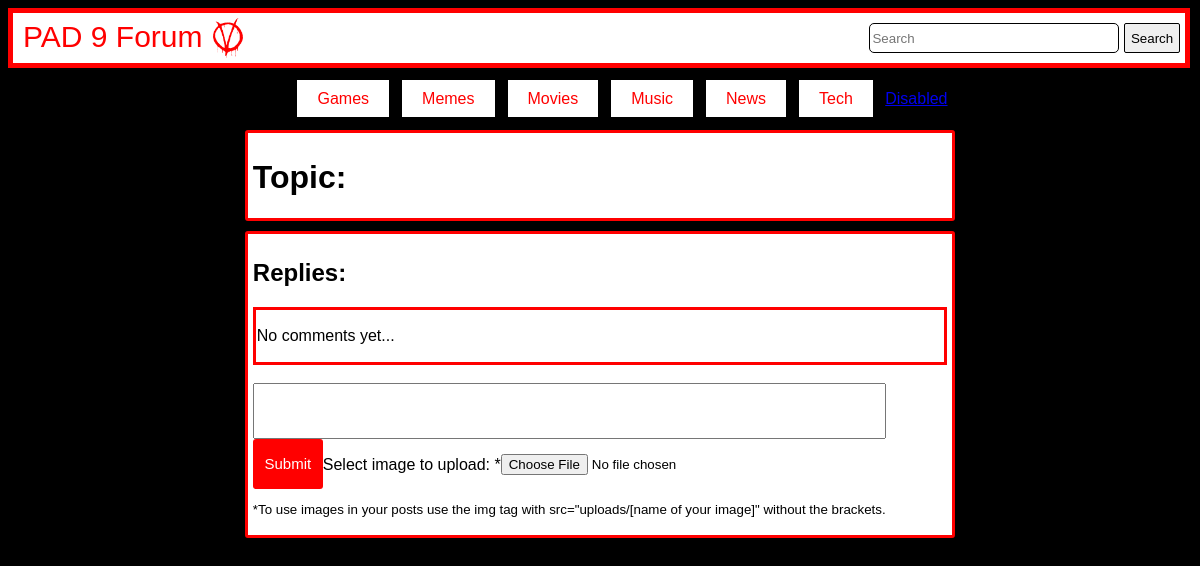
Page /Forum/topic.php?id=6 on the committed database.
### tables this page shows
CREATE TABLE categories (
cat_id      	INT(8) NOT NULL AUTO_INCREMENT,
cat_name    	VARCHAR(177) NOT NULL,
cat_description 	VARCHAR(177) NOT NULL,
UNIQUE INDEX cat_name_unique (cat_name),
PRIMARY KEY (cat_id)
);

### Forum/topic.php (the view, shortened to what this page needs)
<?php include 'connection.php' ?>
<!DOCTYPE html>
<html>
<head>
  <link rel="stylesheet" href="css/bootstrap.css" type="text/css">
  <link rel="stylesheet" href="uploadform.css" type="test/css">
</head>
<body>
  <div id="container">
    <div id="header">
      <div id="headernav">
        <a class="home" href="index.php">PAD 9 Forum</a>
      </div>
      <img src="image/Vlogo.png" style="width: 30px; height: 40px; padding-left: 10px; padding-top: 5px;">
      <div id="search">
        <form class="search">
          <input class="searchbar" type="search" placeholder="Search" aria-label="Search">
          <button class="searchbutton" type="submit">Search</button>
        </form>
      </div>
    </div>
    <div id="navbar">
      <ul>
        <?php
        $sql = "SELECT cat_id, cat_name FROM categories";
        $result = $conn->query($sql);
        if ($result->num_rows > 0) {
          while ($row = $result->fetch_assoc()) {
            echo '<li><a class="nav-item nav-link cat" href="board.php?id=' . $row["cat_id"] . '">' . $row["cat_name"] . '</a></li>';
          }
        } else {
          echo '<li class="result">0 results</li>';
        }
        ?>
        <a class="disabled" href="#" tabindex="-1" aria-disabled="true">Disabled</a>
      </ul>
    </div>
    <div id="content">
            <?php
            $i = 0;
            $id = $_GET["id"];
            $sqli = "SELECT * FROM posts JOIN topics ON (posts.post_topic = topics.topic_id) WHERE topic_id = " . $id;
            $post = $conn->query($sqli);
            if ($post->num_rows > 0) {
              while ($reply = $post->fetch_assoc()) {
                if ($i == 0) {
                  echo '<div id="post">';
                  echo '<h1>Topic:</h1> ' . $reply["topic_subject"] . '</td></tr>';
                  echo '</div>';
                  echo '<div id="replies">';
                  echo '<h2>Replies:</h2>';
                  echo '<table>';
                  $i = 1;
                  $conn->close();
                }
                echo '<tr><td>' . $reply["post_content"] . '</td></tr>';
              }
            }   else {
                  echo '<div id="post">';
                  echo '<h1>Topic:</h1> ' . $reply["topic_subject"] . '</td></tr>';
                  echo '</div>';
                  echo '<div id="replies">';
                  echo '<h2>Replies:</h2>';
                  echo '<table>';
                  echo '<tr><td>No comments yet...</td></tr>';
                }
            ?>
      </table><br>
      <div id="user_reply">
        <?php
        echo '<form method="post" action="reply.php?id=' . $id . '" class="form-dark" enctype="multipart/form-data">';
        echo '<input type text name="reply-content" id="reply_input" required></input>';
        echo '<input type="submit" id="reply_button" value="Submit" />';
        echo 'Select image to upload: *';
        echo '<input type="file" name="fileToUpload" id="fileToUpload">';
        echo '<small><p>*To use images in your posts use the img tag with src="uploads/[name of your image]" without the brackets.</p></small>'
        ?>
      </div>
</div>
</div>
</body>
</html>

### rows in the picture
categories: cat_name "Games"
categories: cat_name "Memes"
categories: cat_name "Movies"
categories: cat_name "Music"
categories: cat_name "News"
categories: cat_name "Tech"
